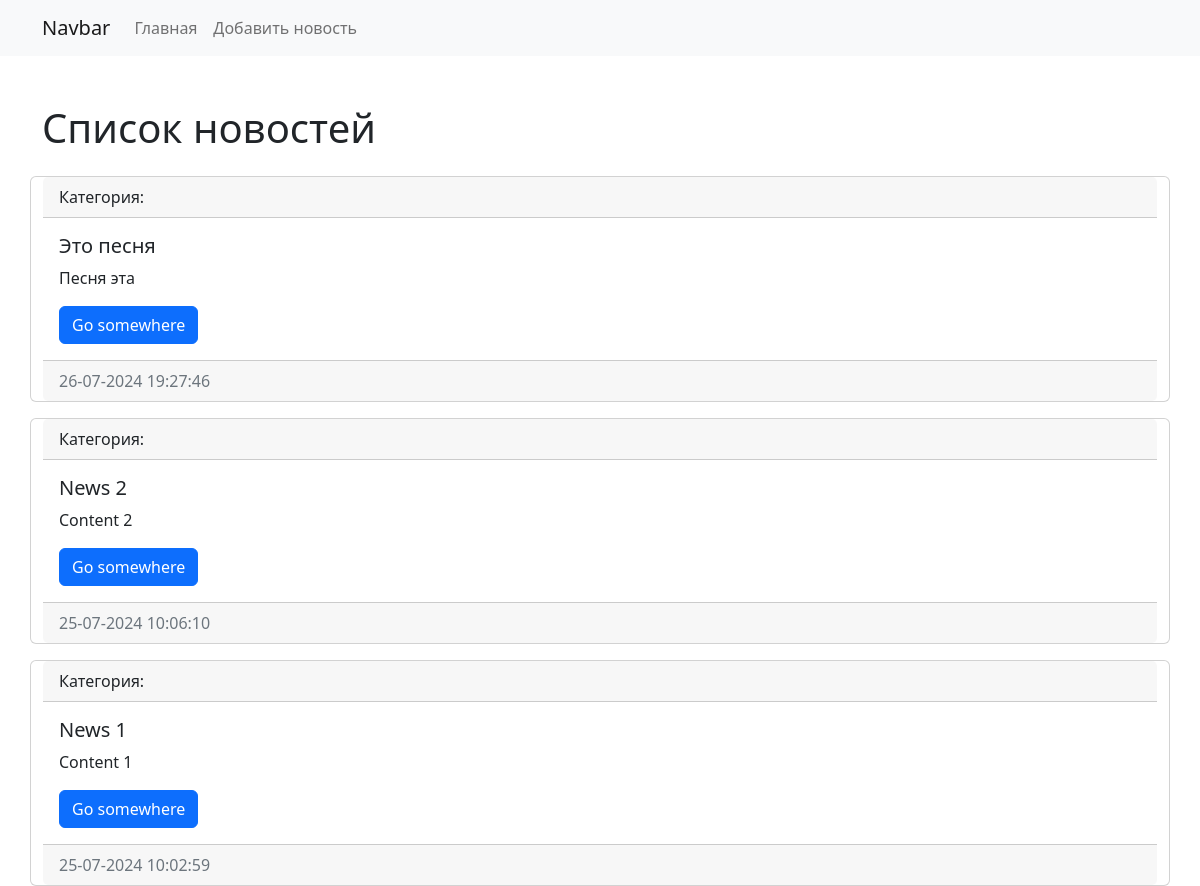
/, run on an earlier commit of the app's database.
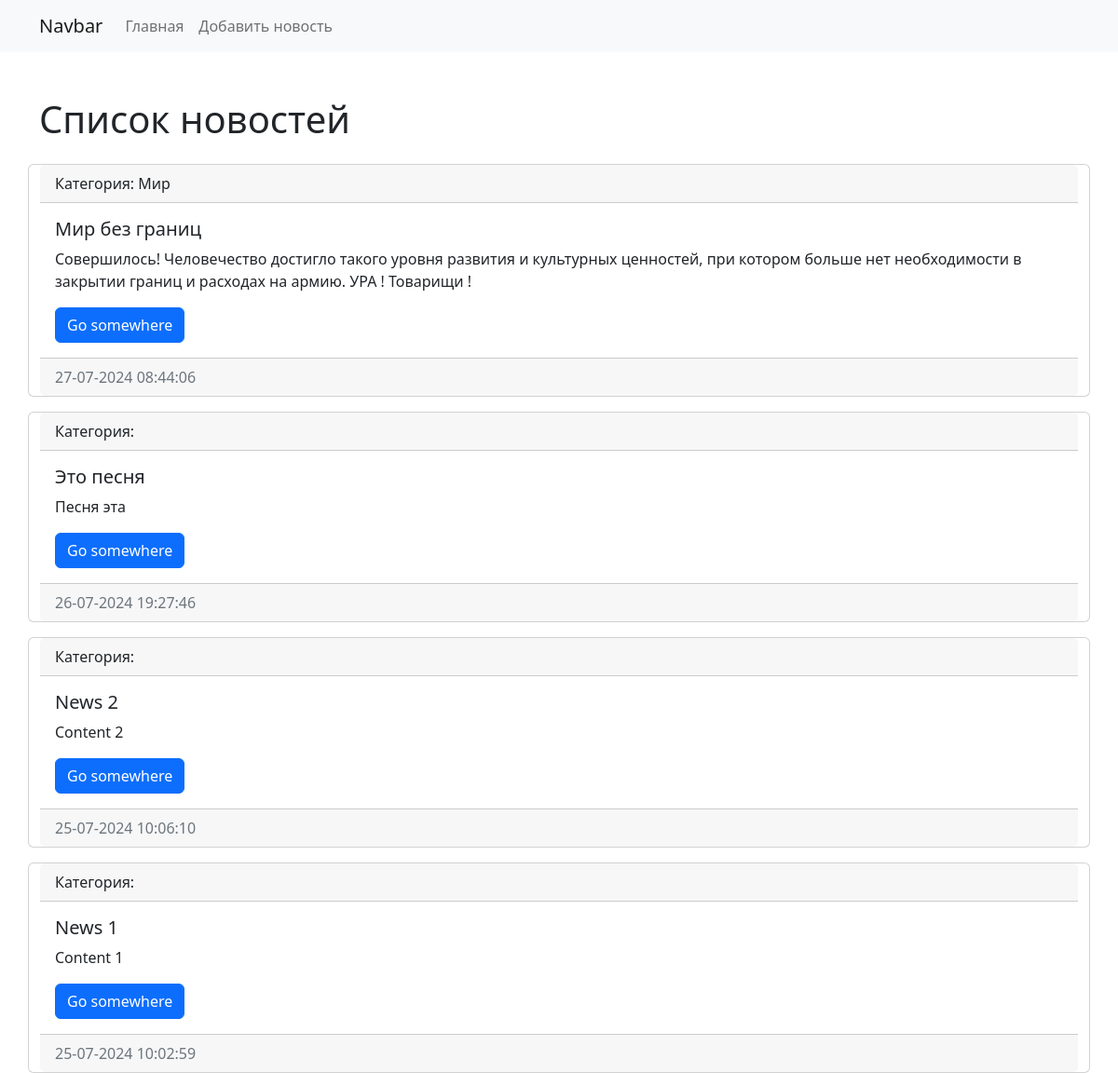
And on a later commit of the database.
### news/models.py (models this page shows, shortened)
class News(models.Model):
    title = models.CharField(max_length=120, verbose_name="Название новости")
    content = models.TextField(blank=True, verbose_name="Контент")
    created_at = models.DateTimeField(auto_now_add=True, verbose_name="Дата публикации")
    updated_at = models.DateTimeField(auto_now=True, verbose_name="Фото")
    photo = models.ImageField(upload_to='photos/%Y/%m/%d/', verbose_name="Фото", blank=True)
    is_published = models.BooleanField(default=False, verbose_name="Опубликованно")
    category = models.ForeignKey("Category", on_delete=models.PROTECT, null=True, verbose_name="Категория")
    class Meta:
        verbose_name = 'Новость'
        verbose_name_plural = 'Новости'
        ordering = ['-created_at', 'title']

class Category(models.Model):
    title = models.CharField(max_length=125, db_index=True, verbose_name="Наименование категории")
    class Meta:
        verbose_name = "Категория"
        verbose_name_plural = "Категории"
        ordering = ['title']

### news/views.py (the view)
# urls.py: path('', get_index, name='index'),
def get_index(request):
    news = News.objects.order_by('-created_at')
    categories = Category.objects.all()
    context = {'news': news,
               'title': 'Список новостей',
               'categories': categories}
    return render(request,
                  'news/index.html', context)

### news/templates/news/index.html (shortened to what this page needs)
<!DOCTYPE html>
<html lang="en">
	<head>
		<link
			href="https://cdn.jsdelivr.net/npm/bootstrap@5.2.3/dist/css/bootstrap.min.css"
			rel="stylesheet"
		/>
	</head>
	<body>
		<nav class="navbar navbar-expand-lg bg-light">
			<div class="container">
				<a class="navbar-brand" href="#">Navbar</a>
				<div class="collapse navbar-collapse">
					<ul class="navbar-nav">
						<li class="nav-item">
							<a class="nav-link" href="#">Главная</a>
						</li>
						<li class="nav-item">
							<a class="nav-link" href="#">Добавить новость</a>
						</li>
					</ul>
				</div>
			</div>
		</nav>
		<div class="container mt-5">
			<h1>{{ title }}</h1>
			<div class="row">
				{% for item in news %}
				<div class="card mt-3">
                    <div class="card-header">
                        Категория: {{ item.category.title }}
                    </div>
					<div class="card-body">
						<h5 class="card-title">{{ item.title }}</h5>
						<p class="card-text">
							{{ item.content }}
						</p>
						<a href="#" class="btn btn-primary">Go somewhere</a>
					</div>
					<div class="card-footer text-muted">{{ item.created_at|date:"d-m-Y H:i:s" }}</div>
				</div>
				{% endfor %}
			</div>
		</div>
	</body>
</html>

What changed in the data, as far as the page shows it:
added News: category "Мир", title "Мир без границ", content "Совершилось! Человечество достигло такого уровня развития и культурных ценностей, при котором больше нет необходимости в закрытии границ и расходах на армию. УРА ! Товарищи !", created_at "27-07-2024 08:44:06"
